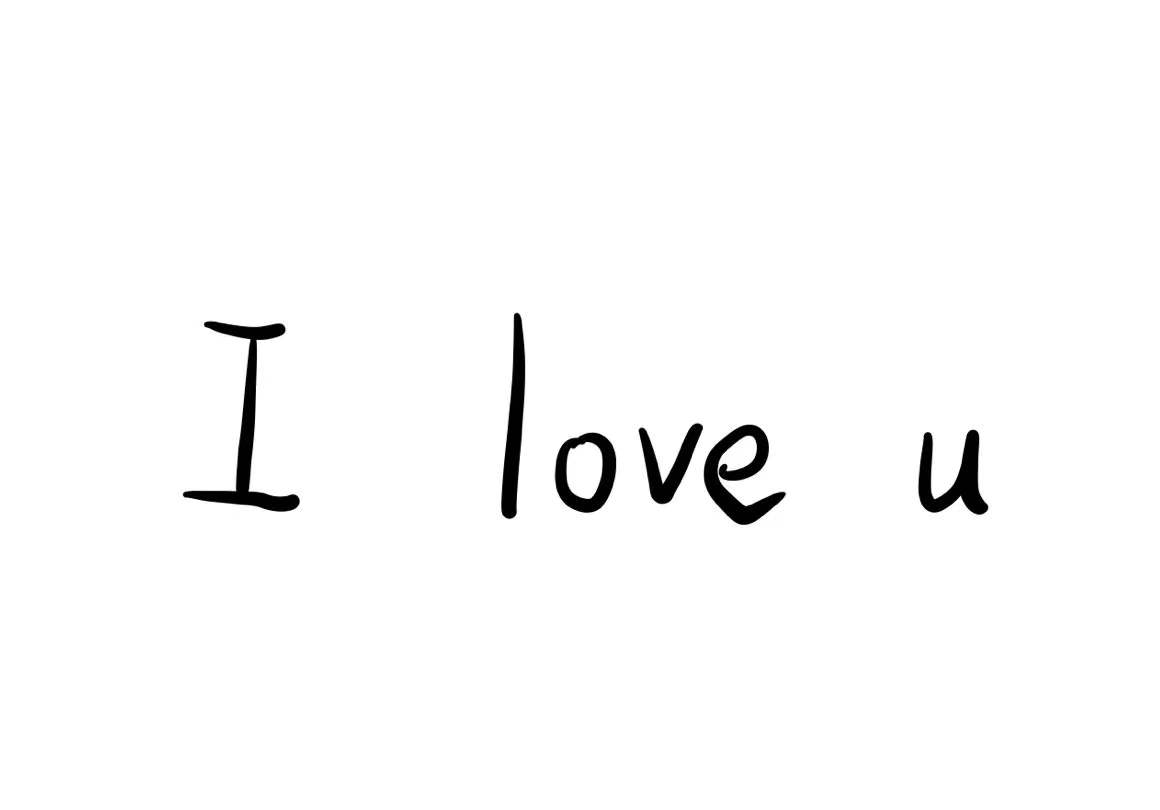
#> input picture test.jpg, 1160 x 810 px, given in place of test.jpeg, which was not available
$ python 'Image Cropping.py'
#> lines starting #> are read from the running program, lines starting #| are printed output that depends on the picture; pictures that were not available may be replaced by others from this repository, and a replacement may not be noted
import cv2
import numpy as np

image = cv2.imread('test.jpeg')
#> image is the input picture: shape (810, 1160, 3); min 0, max 255, mean 250.4
height = image.shape[0]
#> height = 810
array = [['I', '183', '298', '300', '489', '0'], ['l', '501', '291', '525', '497', '0'], ['o', '555', '297', '616', '377', '0'], ['v', '639', '306', '703', '387', '0'], ['e', '704', '285', '786', '385', '0'], ['u', '918', '295', '988', '380', '0']]
for i in range(0, len(array)):
    x1 = height - int(array[i][4])
    y1 = height - int(array[i][2])
    x2 = int(array[i][1])
    y2 = int(array[i][3])
    cropped_image = image[x1:y1, x2:y2] # [height - [4] : height - [2], [1] : [3]]
    cv2.imshow("cropped", cropped_image)
    name = "Cropped Image" + str(i) + ".jpeg"
    cv2.imwrite(name, cropped_image)
#> this loop made 6 passes
#> pass 1, `cropped_image = image[x1:y1, x2:y2]`:
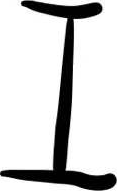
#> cropped_image: shape (191, 117, 3); min 0, max 255, mean 207.7
#> pass 2, `cropped_image = image[x1:y1, x2:y2]`:
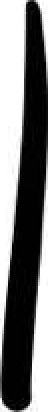
#> cropped_image: shape (206, 24, 3) (shown 2 times larger); min 0, max 255, mean 116.8
#> pass 3, `cropped_image = image[x1:y1, x2:y2]`:
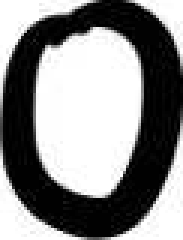
#> cropped_image: shape (80, 61, 3) (shown 3 times larger); min 0, max 255, mean 137.4
